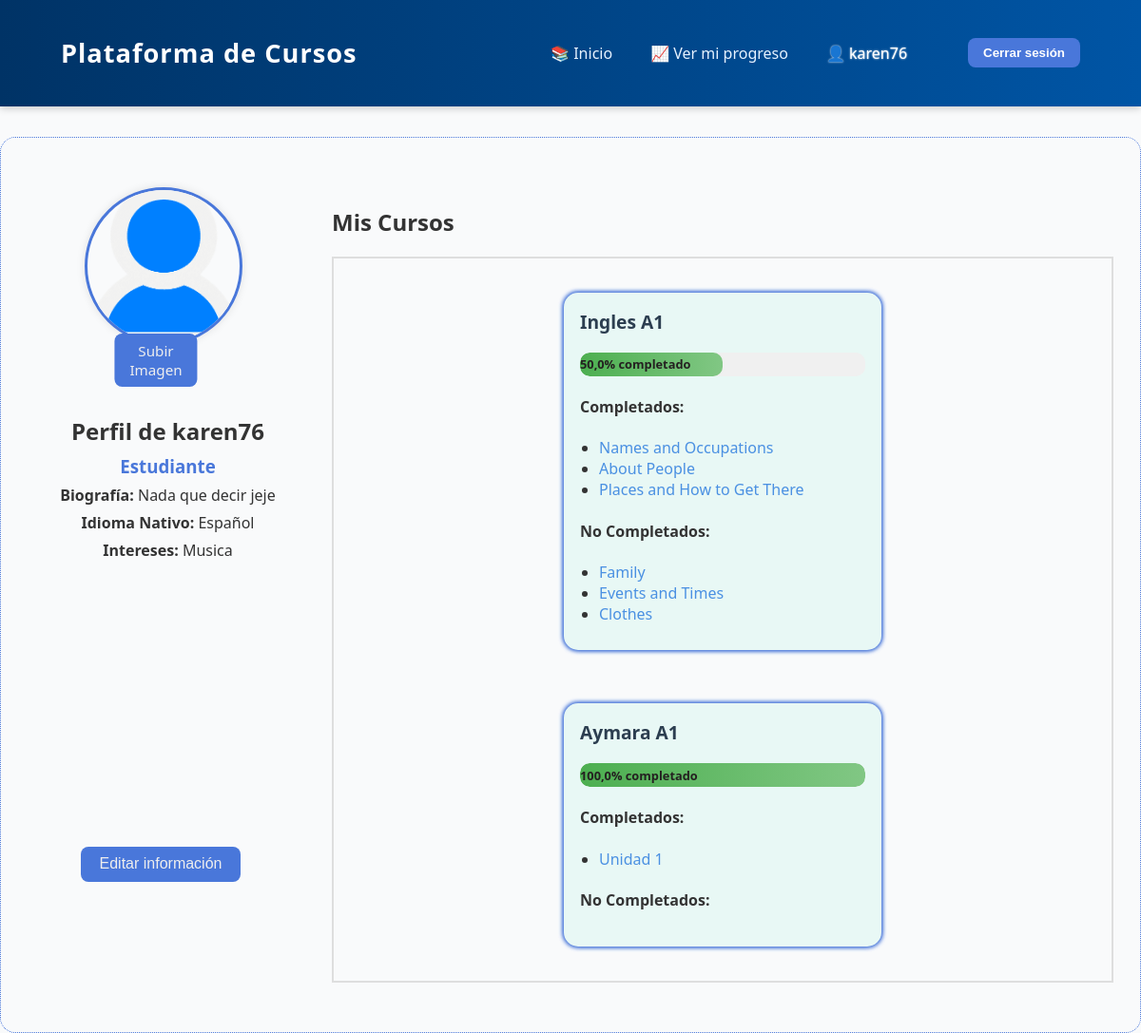
Before: /perfil/ (signed in) with the older database file.
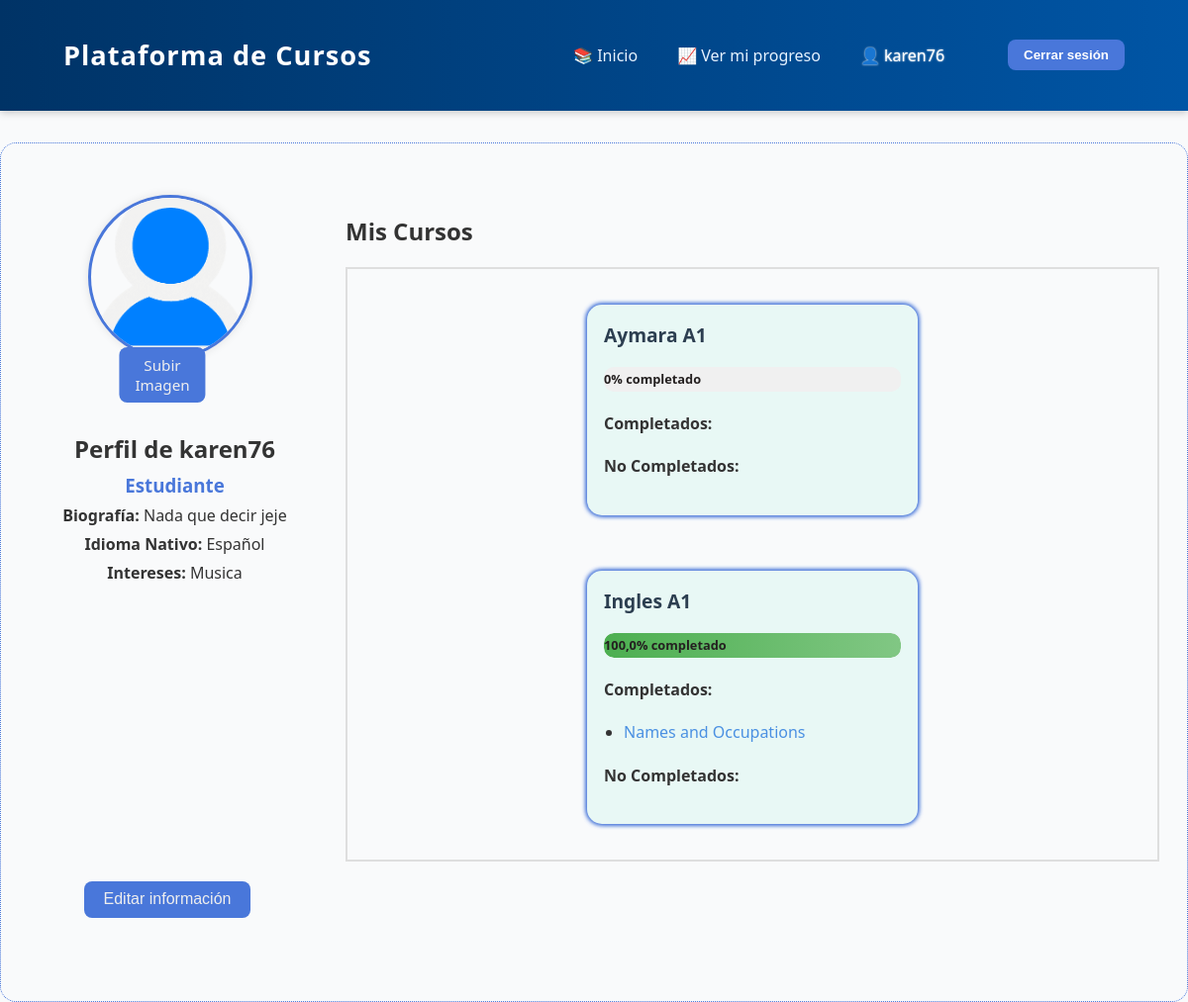
After: the same page with the newer database file.
### cursos/models.py (models this page shows, shortened)
class Perfil(models.Model):
    user = models.OneToOneField(User, on_delete=models.CASCADE)
    imagen = models.ImageField(upload_to='static/perfiles/', default='static/perfiles/perfil_defecto.jpg')
    biografia = models.TextField(blank=True, null=True)
    idioma_nativo = models.CharField(max_length=50, blank=True, null=True)
    intereses = models.TextField(blank=True, null=True)

class Curso(models.Model):
    titulo = models.CharField(max_length=200)
    descripcion = models.TextField()
    fecha_inicio = models.DateField()
    fecha_fin = models.DateField()
    profesor = models.ForeignKey(Profesor, on_delete=models.CASCADE)

class Recurso(models.Model):
    titulo = models.CharField(max_length=200)
    descripcion = models.TextField()
    tipo_archivo = models.CharField(max_length=50)
    enlace = models.URLField()
    curso = models.ForeignKey(Curso, on_delete=models.CASCADE)

### cursos/views.py (the view)
# urls.py: path('perfil/', views.perfil_usuario, name='perfil_usuario'),
def perfil_usuario(request):
    user = request.user
    if es_profesor(user):
        profesor = user.profesor
        cursos = Curso.objects.filter(profesor=profesor)
        perfil = Perfil.objects.filter(user=user).first()
        return render(request, 'cursos/perfil_profesor.html', {
            'es_profesor':True,
            'profesor': profesor,
            'perfil': perfil,
            'cursos': cursos
        })
    else:
        inscripciones = Inscripcion.objects.filter(user=user)
        cursos_info = []
        progresos = Progreso.objects.filter(inscripcion__in=inscripciones).select_related('recurso', 'inscripcion', 'inscripcion__curso')
        for insc in inscripciones:
            recursos = Recurso.objects.filter(curso=insc.curso)
            progreso_dict = {
                p.recurso.id: p.completado
                for p in Progreso.objects.filter(inscripcion=insc)
            }
            materiales = []
            for recurso in recursos:
                estado = 'completado' if progreso_dict.get(recurso.id) else 'incompleto'
                materiales.append({
                    'titulo': recurso.titulo,
                    'estado': estado,
                    'id':recurso.id
                })
            completados = progresos.filter(inscripcion=insc, completado=True).count()
            total = recursos.count()
            porcentaje = round((completados / total * 100), 2) if total > 0 else 0
            cursos_info.append({
                'titulo_curso': insc.curso.titulo,
                'materiales': materiales,
                'porcentaje':porcentaje,
            })
        perfil = Perfil.objects.filter(user=user).first()
        return render(request, 'cursos/perfil_estudiante.html', {
            'es_profesor':False,
            'perfil': perfil, #Enserio hay que poner al medio esta huevada, al medio unicamente funciona (creo)
            'cursos_info': cursos_info
        })

### cursos/views.py (called while the page is built)
def es_profesor(user):
    return hasattr(user, 'profesor')

### cursos/templates/cursos/perfil_estudiante.html (shortened to what this page needs)
{% extends 'cursos/base.html' %}
{% load static %}
{% block content %}
<div class="perfil-layout">
  <div class="perfil-izquierda">
    <div class="foto-perfil">
      <img id="preview-img" src="{% static 'perfiles/perfil_defecto.png' %}" alt="Foto de perfil">
      <label for="upload-input" class="upload-btn">Subir Imagen</label>
    </div>
    <div class="infoPerfil">
      <h2>Perfil de {{ user.username }}</h2>
      <h3>Estudiante</h3>
      <p><strong>Biografía:</strong> {{ perfil.biografia|default:"No proporcionada." }}</p>
      <p><strong>Idioma Nativo:</strong> {{ perfil.idioma_nativo|default:"No especificado." }}</p>
      <p><strong>Intereses:</strong> {{ perfil.intereses|default:"No especificados." }}</p>
    </div>
    <div class="edit_btn">
      <a href="{% url 'editar_perfil' %}">
        <button class="btn_editar">Editar información</button>
      </a>
    </div>
  </div>
  <div class="perfil-derecha">
    <h2>Mis Cursos</h2>
    <div class="perfilCursos_est">
      {% for curso in cursos_info %}
        <div class="tarjetaMaterial">
          <h3 class="titulo-curso_estudiante">{{ curso.titulo_curso }}</h3>
          <div class="barra-progreso">
            <div class="barra-progreso-llenado" data-porcentaje="{{ curso.porcentaje }}">
              <span class="barra-texto">{{ curso.porcentaje }}% completado</span>
            </div>
          </div>
          <strong><h4>Completados:</h4></strong>
          <ul>
            {% for material in curso.materiales %}
              {% if material.estado == "completado" %}
                <li>
                  <a href="{% url 'ver_recurso' material.id %}">{{ material.titulo }}</a>
                </li>
              {% endif %}
            {% endfor %}
          </ul>
          <strong><h4>No Completados:</h4></strong>
          <ul>
            {% for material in curso.materiales %}
              {% if material.estado != "completado" %}
                <li>
                  <a href="{% url 'ver_recurso' material.id %}">{{ material.titulo }}</a>
                </li>
              {% endif %}
            {% endfor %}
          </ul>
        </div>
      {% empty %}
        <p>No estás inscrito en ningún curso.</p>
      {% endfor %}
    </div>
  </div>
</div>
{% endblock %}

### cursos/templates/cursos/base.html (shortened to what this page needs)
<!DOCTYPE html>
<html lang="en">
  <head>
    {% load static %}
    <link rel="stylesheet" href="{% static 'css/estilos_generales.css' %}">
    <link rel="stylesheet" href="{% static 'css/estilos_cursos.css' %}?v=1">
    <link rel="stylesheet" href="{% static 'css/estilos_barraNavegacion.css' %}">
    <link rel="stylesheet" href="{% static 'css/estilos_login.css' %}">
    <link rel="stylesheet" href="{% static 'css/estilos_verRecurso.css' %}">
    <link rel="stylesheet" href="{% static 'css/estilos_editarInformacion.css' %}">
    <link rel="stylesheet" href="{% static 'css/estilos_panelProfesor.css' %}">
    <link rel="stylesheet" href="{% static 'css/estilos_perfil_usuario.css' %}">
    <link rel="stylesheet" href="{% static 'css/estilos_progresoEstudiante.css' %}">
    <link rel="stylesheet" href="{% static 'css/estilos_detalleCurso.css' %}">
    <link rel="stylesheet" href="{% static 'css/estilos_inscripcion.css' %}">
    <link rel="stylesheet" href="{% static 'css/estilos_perfilProfesor.css' %}">
    <link rel="stylesheet" href="{% static 'css/estilos_subirMaterialExtra.css' %}">
  </head>
  <body>
    <header class="navbar">
      <div class="navbar-container">
        <h1 class="logo">Plataforma de Cursos</h1>
        <nav class="nav-links">
          <a href=" {% if user.is_authenticated and user.profesor %}
                      {% url 'dashboard' %}
                    {% else %}
                      {% url 'lista_cursos' %}
                    {% endif %}">
                    📚 Inicio
          </a>
          {% if user.is_authenticated and not user.profesor %}
            <a href="{% url 'progreso_estudiante' %}">📈 Ver mi progreso</a>
          {% endif %}
          {% if user.is_authenticated %}
            <a href="{% url 'perfil_usuario' %}" class="perfil-usuario-enlace">
              <span class="welcome-text">👤 {{ user.username }}</span>
            </a>
            <form action="{% url 'logout' %}" method="post" class="logout-form">
              <button type="submit">Cerrar sesión</button>
            </form>
          {% else %}
            <a href="{% url 'login' %}">Iniciar sesión</a>
          {% endif %}
        </nav>
      </div>
    </header>
    <div class="contenido">
      {% block content %}{% endblock %}
    </div>
  </body>
</html>

### static/css/estilos_generales.css (style rules this page uses)
:root { --color-primario: #eeeeee; --color-secundario:#4977da; --color-tablas:#224bbe; --color-hoverbtn:#5cb6ee; }
* { text-decoration: none; }
body { font-family: 'Gill Sans', 'Gill Sans MT', Calibri, 'Trebuchet MS', sans-serif; margin: 0px; height: 100vh; width: auto; padding: 0px; background-color: var(--color-primario); }
button { transition: all 0.3s ease; border-radius: 8px; border: 0px; background-color: var(--color-secundario); color: var(--color-primario); }
.contenido { border: 1px dotted var(--color-secundario); margin: 0px; display: flex; flex-direction: column; justify-content: center; padding: 2rem 0.5rem; border-radius: 1rem; }
.navbar { background: linear-gradient(90deg, #003366, #0055a5); color: white; padding: 1.2rem 2rem; box-shadow: 0 2px 8px rgba(0, 0, 0, 0.2); margin-bottom: 2rem; position: sticky; top: 0; z-index: 1000; }
.navbar-container { display: flex; justify-content: space-between; align-items: center; padding: 0 2rem; }
.logo { font-size: 1.7rem; font-weight: 600; letter-spacing: 1px; }
.nav-links { display: flex; align-items: center; gap: 1.5rem; }
.nav-links a { color: #e6f2ff; text-decoration: none; font-weight: 500; font-size: 1rem; padding: 0.3rem 0.5rem; border-radius: 6px; transition: background 0.3s ease; }
.welcome-text { color: #cce6ff; margin-right: 1rem; }
.logout-form { display: inline; }
.logout-form button { color: white; padding: 0.5rem 1rem; border: none; border-radius: 8px; cursor: pointer; font-weight: 600; transition: background-color 0.3s ease; }
.perfil-usuario-enlace { display: inline-block; color: white; padding: 0.5rem 1rem; border-radius: 8px; text-decoration: none; font-weight: 600; transition: background-color 0.3s ease; margin-right: 1rem; }
.perfil-usuario-enlace span { color: #ffffff; text-shadow: 0px 0px 2px rgb(255, 255, 255); }

### static/css/estilos_perfil_usuario.css (style rules this page uses)
.perfil-layout { display: flex; gap: 40px; align-items: flex-start; padding: 20px; flex-wrap: wrap; }
.perfil-izquierda { flex: 0 0 280px; display: flex; flex-direction: column; align-items: center; gap: 20px; }
.perfil-derecha { flex: 1; }
.foto-perfil { position: relative; width: 150px; height: 150px; right: 5px; }
.foto-perfil img { width: 100%; height: 100%; border-radius: 50%; object-fit: cover; border: 3px solid #ccc; box-shadow: 0 0 10px rgba(0,0,0,0.1); }
.upload-btn { position: absolute; bottom: -10px; left: 50%; transform: translateX(-50%); background-color: var(--color-secundario); color: var(--color-primario); padding: 6px 10px; border-radius: 20px; font-size: 0.8rem; cursor: pointer; transition: background-color 0.3s; }
.infoPerfil { text-align: center; margin-bottom: 30px; margin-left: 15px; }
.perfilCursos_est { display: flex; flex-wrap: wrap; gap: 1rem; justify-content: center; padding: 1rem 3rem; border: 2px solid #DEDEDE; }
.tarjetaMaterial { background-color: #e8f8f5; box-shadow: 0 0 5px var(--color-secundario), 0 0 5px var(--color-secundario), 0 0 5px var(--color-secundario); padding: 15px; margin: 20px 50px; border-radius: 15px; border: 2px solid transparent; width: 300px; transition: transform 0.2s ease; }
.tarjetaMaterial h3 { margin-top: 0; font-size: 1.2rem; color: #2c3e50; }
.tarjetaMaterial ul { padding-left: 20px; margin-bottom: 10px; }
.tarjetaMaterial a { color: #4a90e2; text-decoration: none; }
.barra-progreso { height: 25px; background-color: #f0f0f0; border-radius: 10px; overflow: hidden; margin-bottom: 10px; }
.barra-progreso-llenado { width: 0%; height: 100%; background: linear-gradient(to right, #4caf50, #81c784); position: relative; }
.barra-texto { position: absolute; white-space: nowrap; top: 50%; transform: translateY(-50%); font-size: 0.8rem; color: rgb(36, 32, 32); font-weight: bold; }
.edit_btn { text-align: center; margin-bottom: 2rem; }
.btn_editar { display: inline-block; background-color: var(--color-secundario); color: var(--color-primario); padding: 0.5rem 1rem; border: none; border-radius: 8px; cursor: pointer; }

### static/css/estilos_progresoEstudiante.css (style rules this page uses)
body { font-family: 'Segoe UI', Tahoma, Geneva, Verdana, sans-serif; background-color: #f9fafb; color: #333; }
.barra-progreso-llenado { height: 100%; background: linear-gradient(to right, #4caf50, #81c784); border-radius: 10px; width: 0%; transition: none; }
.barra-progreso-llenado { height: 100%; background: linear-gradient(to right, #4caf50, #81c784); border-radius: 10px; width: 0%; transition: width 0.3s ease; }

Changed rows visible on the page:
removed Recurso: titulo "About People"
removed Recurso: titulo "Places and How to Get There"
removed Recurso: titulo "Family"
removed Recurso: titulo "Events and Times"
removed Recurso: titulo "Clothes"
removed Recurso: titulo "Unidad 1"
Other visible differences:
new list line: "Aymara A1"
new list line: "0 % completado Completados: No Completados:"
new list line: "Ingles A1"
new list line: "100,0 % completado Completados: No Completados:"
list line gone: "Ingles A1"
list line gone: "50,0 % completado Completados: No Completados:"
list line gone: "Aymara A1"
list line gone: "100,0 % completado Completados: No Completados:"
